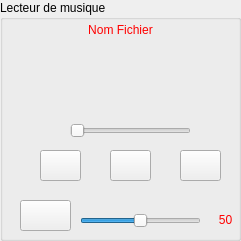
    <widget class="QGroupBox" name="groupBox_music">
     <property name="geometry">
      <rect>
       <x>1780</x>
       <y>640</y>
       <width>241</width>
       <height>241</height>
      </rect>
     </property>
     <property name="title">
      <string>Lecteur de musique</string>
     </property>
     <widget class="QPushButton" name="start">
      <property name="geometry">
       <rect>
        <x>40</x>
        <y>150</y>
        <width>41</width>
        <height>31</height>
       </rect>
      </property>
      <property name="styleSheet">
       <string notr="true"/>
      </property>
      <property name="text">
       <string/>
      </property>
      <property name="icon">
       <iconset>
        <normaloff>:/images/music.png</normaloff>:/images/music.png</iconset>
      </property>
      <property name="iconSize">
       <size>
        <width>24</width>
        <height>24</height>
       </size>
      </property>
     </widget>
     <widget class="QPushButton" name="stop">
      <property name="geometry">
       <rect>
        <x>180</x>
        <y>150</y>
        <width>41</width>
        <height>31</height>
       </rect>
      </property>
      <property name="text">
       <string/>
      </property>
      <property name="icon">
       <iconset>
        <normaloff>:/images/stop.png</normaloff>:/images/stop.png</iconset>
      </property>
      <property name="iconSize">
       <size>
        <width>24</width>
        <height>24</height>
       </size>
      </property>
     </widget>
     <widget class="QSlider" name="sliderprogress">
      <property name="geometry">
       <rect>
        <x>70</x>
        <y>120</y>
        <width>121</width>
        <height>22</height>
       </rect>
      </property>
      <property name="value">
       <number>0</number>
      </property>
      <property name="orientation">
       <enum>Qt::Horizontal</enum>
      </property>
      <property name="tickInterval">
       <number>0</number>
      </property>
     </widget>
     <widget class="QSlider" name="slider_volume">
      <property name="geometry">
       <rect>
        <x>80</x>
        <y>210</y>
        <width>121</width>
        <height>22</height>
       </rect>
      </property>
      <property name="maximum">
       <number>100</number>
      </property>
      <property name="singleStep">
       <number>10</number>
      </property>
      <property name="value">
       <number>50</number>
      </property>
      <property name="orientation">
       <enum>Qt::Horizontal</enum>
      </property>
     </widget>
     <widget class="QPushButton" name="fichiermp3">
      <property name="geometry">
       <rect>
        <x>110</x>
        <y>150</y>
        <width>41</width>
        <height>31</height>
       </rect>
      </property>
      <property name="text">
       <string/>
      </property>
      <property name="icon">
       <iconset>
        <normaloff>:/images/plus.png</normaloff>:/images/plus.png</iconset>
      </property>
      <property name="iconSize">
       <size>
        <width>24</width>
        <height>24</height>
       </size>
      </property>
     </widget>
     <widget class="QLabel" name="label_musique">
      <property name="geometry">
       <rect>
        <x>50</x>
        <y>20</y>
        <width>141</width>
        <height>20</height>
       </rect>
      </property>
      <property name="styleSheet">
       <string notr="true">font: 75 12pt &quot;Trebuchet MS&quot;;
color: rgb(255, 0, 0);</string>
      </property>
      <property name="text">
       <string>Nom Fichier</string>
      </property>
      <property name="alignment">
       <set>Qt::AlignCenter</set>
      </property>
     </widget>
     <widget class="QPushButton" name="btn_volume">
      <property name="geometry">
       <rect>
        <x>20</x>
        <y>200</y>
        <width>51</width>
        <height>31</height>
       </rect>
      </property>
      <property name="text">
       <string/>
      </property>
      <property name="icon">
       <iconset>
        <normaloff>:/images/audio.png</normaloff>:/images/audio.png</iconset>
      </property>
      <property name="iconSize">
       <size>
        <width>32</width>
        <height>32</height>
       </size>
      </property>
     </widget>
     <widget class="QLabel" name="valeur_volume">
      <property name="geometry">
       <rect>
        <x>210</x>
        <y>210</y>
        <width>31</width>
        <height>20</height>
       </rect>
      </property>
      <property name="styleSheet">
       <string notr="true">font: 75 12pt &quot;Trebuchet MS&quot;;
color: rgb(255, 0, 0);</string>
      </property>
      <property name="text">
       <string>50</string>
      </property>
      <property name="alignment">
       <set>Qt::AlignCenter</set>
      </property>
     </widget>
     <widget class="QLabel" name="label_136">
      <property name="geometry">
       <rect>
        <x>90</x>
        <y>50</y>
        <width>61</width>
        <height>61</height>
       </rect>
      </property>
      <property name="styleSheet">
       <string notr="true"/>
      </property>
      <property name="text">
       <string/>
      </property>
      <property name="pixmap">
       <pixmap>:/images/music-albom.png</pixmap>
      </property>
     </widget>
    </widget>
